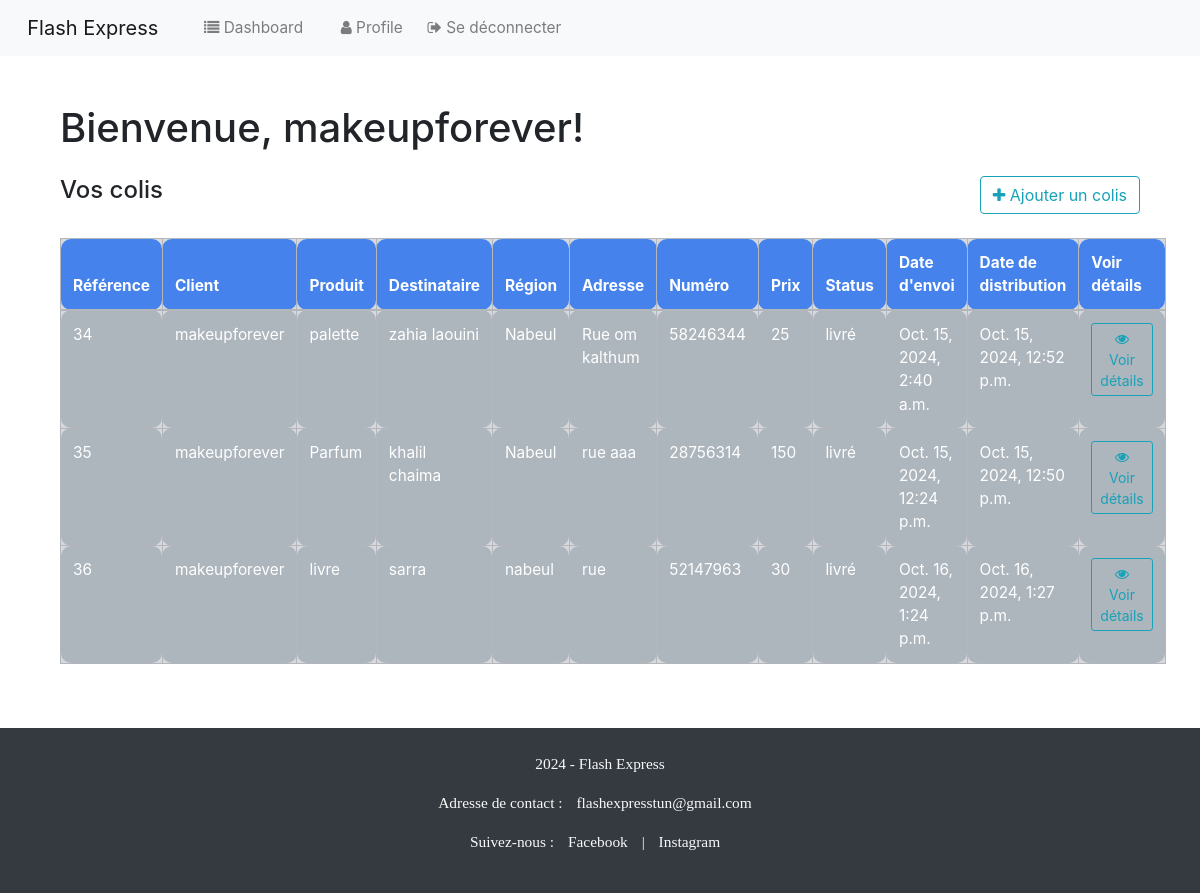
The app's page /user_dashboard/ (signed in) with its own data.
### colis/models.py (models this page shows, shortened)
class Colis(models.Model):
    STATUS_CHOICES = (
        ('en cours', 'Pending'),
        ('livré', 'Accpted'),
        ('annulé', 'Refused'), )
    default_user = User.objects.get(pk=1)
    user = models.ForeignKey(User, on_delete=models.SET_NULL,null=True, blank=True , default=default_user.id)
    code = models.BigAutoField(primary_key=True)
    nom_produits = models.CharField(max_length=100)
    nom_destinataire = models.CharField(max_length=100)
    adr_destinataire = models.CharField(max_length=30)
    region = models.CharField(max_length=30)
    num_destinataire = models.CharField(max_length=100)
    prix = models.CharField(max_length=100)
    status = models.CharField(max_length=20, choices=STATUS_CHOICES, default='en cours')
    date_distribution = models.DateTimeField(null=True, blank=True)
    date_envoi = models.DateTimeField(null=True, blank=True)

### colis/views.py (the view)
# urls.py: path('user_dashboard/', views.user_dashboard, name='user_dashboard'),
@login_required(login_url='login')
def user_dashboard(request):
    user_colis = Colis.objects.filter(user=request.user) #shows colis of that specific user
    context={'user_colis':user_colis}
    return render(request, 'colis/user_dashboard.html', context)

### colis/templates/colis/user_dashboard.html
{% extends 'colis/base.html' %}
{% block content %}
<div class="container">
    <h1 class="my-4">Bienvenue, {{ user.username }}!</h1>
    <div class="d-flex justify-content-between mb-4">
        <h4>Vos colis</h4>
        <a class="btn btn-outline-info" href="{% url 'new_colis' %}">
            <i class="fa fa-plus"></i> Ajouter un colis
        </a>
    </div>
    {% if user_colis %}
        <table class="table table-secondary table-hover table-bordered">
            <thead class="table-primary">
                <tr>
                    <th scope="col">Référence</th>
                    <th scope="col">Client</th>
                    <th scope="col">Produit</th>
                    <th scope="col">Destinataire</th>
                    <th scope="col">Région</th>
                    <th scope="col">Adresse</th>
                    <th scope="col">Numéro  </th>
                    <th scope="col">Prix</th>
                    <th scope="col">Status </th>
                    <th scope="col">Date d'envoi</th>
                    <th scope="col">Date de distribution</th>
                    <th scope="col">Voir détails</th>
                </tr>
            </thead>
            <tbody>
                {% for user_coli in user_colis %}
                    <tr>
                        <td>{{ user_coli.code }}</td>
                        <td>{{ user_coli.user }}</td>
                        <td>{{ user_coli.nom_produits }}</td>
                        <td>{{ user_coli.nom_destinataire }}</td>
                        <td>{{ user_coli.region }}</td>
                        <td>{{ user_coli.adr_destinataire }}</td>
                        <td>{{ user_coli.num_destinataire }}</td>
                        <td>{{ user_coli.prix }}</td>
                        <td>{{ user_coli.status }}</td>
                        <td>{{ user_coli.date_envoi }}</td>
                        <td>{{ user_coli.date_distribution }}</td>
                        <td>
                            <a class="btn btn-outline-info btn-sm" href="{% url 'user_coli' user_coli.code %}">
                                <i class="fa fa-eye" aria-hidden="true"></i> Voir détails
                            </a>
                        </td>
                    </tr>
                {% endfor %}
            </tbody>
        </table>
    {% else %}
        <div class="alert alert-info">
            <p>Aucun colis n'a été trouvé.</p>
        </div>
    {% endif %}
</div>
{% endblock %}

### static/css/styles.css (style rules this page uses)
th, td { padding: 8px; text-align: left; border-radius: 10px; }

### records on screen
Colis: code "34", user "makeupforever", nom_produits "palette", nom_destinataire "zahia laouini", region "Nabeul", adr_destinataire "Rue om kalthum", num_destinataire "58246344", prix "25", status "livré", date_envoi "Oct. 15, 2024, 2:40 a.m.", date_distribution "Oct. 15, 2024, 12:52 p.m."
Colis: code "35", user "makeupforever", nom_produits "Parfum", nom_destinataire "khalil chaima", region "Nabeul", adr_destinataire "rue aaa", num_destinataire "28756314", prix "150", status "livré", date_envoi "Oct. 15, 2024, 12:24 p.m.", date_distribution "Oct. 15, 2024, 12:50 p.m."
Colis: code "36", user "makeupforever", nom_produits "livre", nom_destinataire "sarra", region "nabeul", adr_destinataire "rue", num_destinataire "52147963", prix "30", status "livré", date_envoi "Oct. 16, 2024, 1:24 p.m.", date_distribution "Oct. 16, 2024, 1:27 p.m."

### other values on screen
{{ user.username }} "makeupforever"
